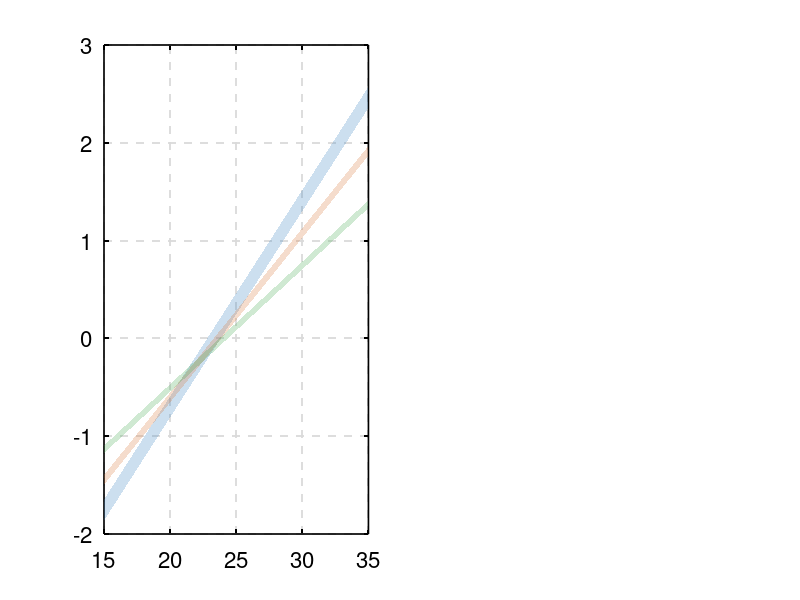

This chart was generated by the following MATLAB code: (Note: this script raises an error after producing the figure.)
%% =========================================================================
%% 繪圖腳本：plot_fig4_6_cross_decadal_drift.m
%% 功能：繪製圖 4.6 亞熱帶氣候區跨世代熱期望漂移趨勢與熱敏感度演變圖
%% 對應論文章節：第四章 4.2.6 節 (符合 IEEE 頂刊排版標準：字體 16、強制純白底)
%% =========================================================================

clear; clc; close all;

% 1. 動態錨定專案根目錄與輸出路徑
script_dir   = fileparts(mfilename('fullpath'));
project_root = fullfile(script_dir, '..', '..');
out_fig_dir  = fullfile(project_root, 'outputs', 'figures');

if ~exist(out_fig_dir, 'dir')
    mkdir(out_fig_dir);
end

% 2. 建立畫布 (強制全圖純白底色，尺寸加寬至 1200x560 確保 16 級字體排版通透)
fig = figure('Name', 'Fig4_6_Cross_Decadal_Drift', ...
             'Position', [80, 80, 1200, 560], 'Color', 'w');

% -------------------------------------------------------------------------
% 子圖 (a): Shift in Thermal Expectation Trends (TSV 幾何迴歸線與 95% CI)
% -------------------------------------------------------------------------
ax1 = subplot(1, 2, 1);
hold(ax1, 'on'); 

% 強制設定子圖 (a) 繪圖區為純白底、純黑軸線與深灰格線
set(ax1, 'Color', 'w', 'XColor', 'k', 'YColor', 'k', ...
         'FontSize', 16, 'LineWidth', 1.2, 'FontName', 'Helvetica');
grid(ax1, 'on'); box(ax1, 'on');
set(ax1, 'GridColor', [0.85, 0.85, 0.85], 'GridAlpha', 0.9, 'GridLineStyle', '--');

% 定義溫度繪圖區間 (15 到 35 °C)
x_temp = linspace(15, 35, 200);

% 各年代迴歸參數 (依據表 4.8 實測數據)
% 1983-1999: TSV = 0.2110 * Ta - 4.9199
y_80 = 0.2110 * x_temp - 4.9199;
ci_80 = 1.96 * 0.055; % 95% CI 頻帶半寬

% 2000-2009: TSV = 0.1683 * Ta - 3.9706
y_00 = 0.1683 * x_temp - 3.9706;
ci_00 = 1.96 * 0.025;

% 2010-2020: TSV = 0.1253 * Ta - 3.0133
y_10 = 0.1253 * x_temp - 3.0133;
ci_10 = 1.96 * 0.020;

% (A) 繪製 95% CI 陰影區
fill(ax1, [x_temp, fliplr(x_temp)], [y_80 + ci_80, fliplr(y_80 - ci_80)], ...
    [0.20, 0.50, 0.75], 'FaceAlpha', 0.25, 'EdgeColor', 'none', 'HandleVisibility', 'off');
fill(ax1, [x_temp, fliplr(x_temp)], [y_00 + ci_00, fliplr(y_00 - ci_00)], ...
    [0.85, 0.45, 0.20], 'FaceAlpha', 0.25, 'EdgeColor', 'none', 'HandleVisibility', 'off');
fill(ax1, [x_temp, fliplr(x_temp)], [y_10 + ci_10, fliplr(y_10 - ci_10)], ...
    [0.25, 0.65, 0.30], 'FaceAlpha', 0.25, 'EdgeColor', 'none', 'HandleVisibility', 'off');

% (B) 繪製中性基準線 (TSV = 0)
yline(ax1, 0, '--k', 'LineWidth', 1.5, 'HandleVisibility', 'off');

% (C) 繪製三年代迴歸主線 (圖例中明確標記包含 95% 信賴區間)
p1 = plot(ax1, x_temp, y_80, '-', 'Color', [0.12, 0.42, 0.68], 'LineWidth', 3.0, ...
          'DisplayName', '1983–1999 (Line & 95% CI)');
p2 = plot(ax1, x_temp, y_00, '-', 'Color', [0.85, 0.35, 0.05], 'LineWidth', 3.0, ...
          'DisplayName', '2000–2009 (Line & 95% CI)');
p3 = plot(ax1, x_temp, y_10, '-', 'Color', [0.20, 0.60, 0.25], 'LineWidth', 3.0, ...
          'DisplayName', '2010–2020 (Line & 95% CI)');

% 座標軸與標籤設定 (字體大小 16、純黑粗體)
xlabel(ax1, 'Indoor Air Temperature (°C)', 'FontSize', 16, 'FontWeight', 'bold', 'Color', 'k');
ylabel(ax1, 'Predicted TSV', 'FontSize', 16, 'FontWeight', 'bold', 'Color', 'k');
title(ax1, '(a) Shift in Thermal Expectation', 'FontSize', 16, 'FontWeight', 'bold', 'Color', 'k');
xlim(ax1, [15, 35]);
ylim(ax1, [-2.5, 2.5]);

% 圖例設定 (字體 14、純白底色、深灰邊框)
lgd1 = legend(ax1, [p1, p2, p3], 'Location', 'northwest', 'FontSize', 14, 'TextColor', 'k');
set(lgd1, 'Color', 'w', 'EdgeColor', [0.6, 0.6, 0.6], 'LineWidth', 1.0);

% -------------------------------------------------------------------------
% 子圖 (b): Evolution of Thermal Sensitivity & Neutrality (雙 Y 軸)
% -------------------------------------------------------------------------
ax2 = subplot(1, 2, 2);

decades = {'1983–1999', '2000–2009', '2010–2020'};
slopes  = [0.2110, 0.1683, 0.1253];
se_vals = [0.0105, 0.0036, 0.0029]; % 表 4.8 實測標準誤
t_neut  = [23.31, 23.60, 24.06];   % 熱中性溫度

% 左 Y 軸：熱敏感度斜率 (柱狀圖)
yyaxis(ax2, 'left');
b = bar(ax2, 1:3, slopes, 0.50, 'FaceColor', 'flat', 'LineWidth', 1.2);
b.CData(1,:) = [0.20, 0.50, 0.75]; % 藍色 (1983-1999)
b.CData(2,:) = [0.85, 0.45, 0.20]; % 橘色 (2000-2009)
b.CData(3,:) = [0.25, 0.65, 0.30]; % 綠色 (2010-2020)
hold(ax2, 'on');

% 加入標準誤誤差棒 (Error Bars)
errorbar(ax2, 1:3, slopes, se_vals, 'k', 'LineStyle', 'none', 'LineWidth', 1.5, 'CapSize', 10);

ylabel(ax2, 'Thermal Sensitivity (TSV/°C)', 'FontSize', 16, 'FontWeight', 'bold');
ylim(ax2, [0, 0.28]);
ax2.YAxis(1).Color = 'k'; % 強制左軸文字為純黑

% 標註數值於柱狀圖上方 (字體 14、單位統一為 TSV/°C)
text(ax2, 1, slopes(1)+0.025, sprintf('0.211\nTSV/°C'), 'HorizontalAlignment', 'center', ...
     'FontSize', 14, 'FontWeight', 'bold', 'Color', 'k');
text(ax2, 2, slopes(2)+0.021, sprintf('0.168\nTSV/°C'), 'HorizontalAlignment', 'center', ...
     'FontSize', 14, 'FontWeight', 'bold', 'Color', 'k');
text(ax2, 3, slopes(3)+0.021, sprintf('0.125\nTSV/°C'), 'HorizontalAlignment', 'center', ...
     'FontSize', 14, 'FontWeight', 'bold', 'Color', 'k');

% 右 Y 軸：熱中性溫度 (折線圖)
yyaxis(ax2, 'right');
p_tneut = plot(ax2, 1:3, t_neut, '-o', 'Color', [0.2, 0.2, 0.2], 'LineWidth', 2.6, ...
    'MarkerSize', 8, 'MarkerFaceColor', 'w', 'MarkerEdgeColor', [0.1, 0.1, 0.1]);
ylabel(ax2, 'Neutral Temperature (°C)', 'FontSize', 16, 'FontWeight', 'bold');
ylim(ax2, [22.5, 25.0]);
ax2.YAxis(2).Color = 'k'; % 強制右軸文字為純黑

% 格式化子圖 (b) 軸線與刻度 (防止文字黏連)
set(ax2, 'Color', 'w', 'XColor', 'k', 'FontSize', 16, 'LineWidth', 1.2, 'FontName', 'Helvetica');
set(ax2, 'XTick', 1:3, 'XTickLabel', decades);
title(ax2, '(b) Sensitivity & Neutrality Evolution', 'FontSize', 16, 'FontWeight', 'bold', 'Color', 'k');
grid(ax2, 'on'); box(ax2, 'on');
set(ax2, 'GridColor', [0.85, 0.85, 0.85], 'GridAlpha', 0.9, 'GridLineStyle', '--');

% -------------------------------------------------------------------------
% 匯出 300 DPI 印刷級圖檔 (強制背景純白)
% -------------------------------------------------------------------------
out_file = fullfile(out_fig_dir, 'Fig4_6_Taiwan_Subtropical_Cross_Decadal_Drift.png');
exportgraphics(fig, out_file, 'Resolution', 300, 'BackgroundColor', 'w');
fprintf('[成功] 圖 4.6 已輸出至：%s\n', out_file);
